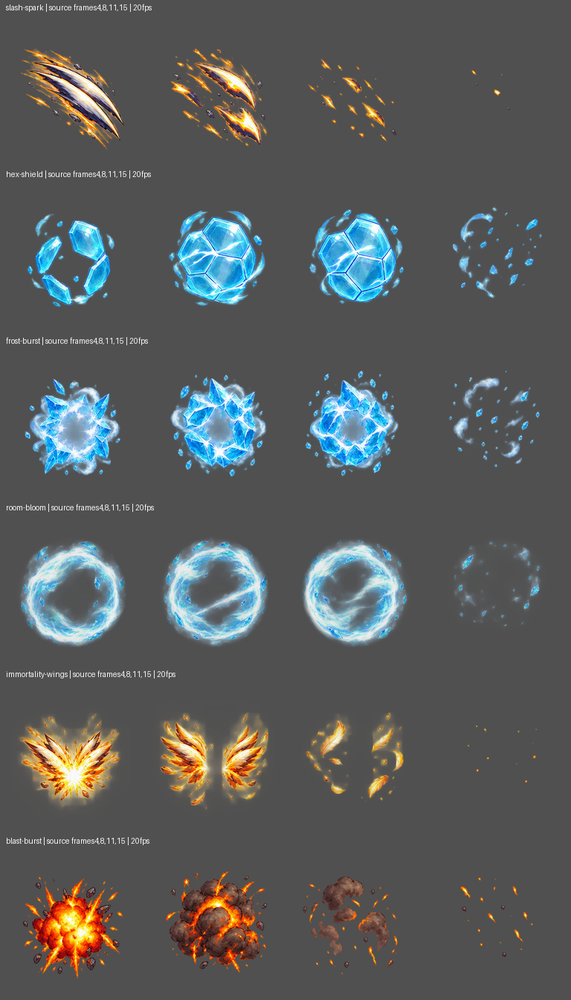
#> input picture tools/anim/painted_proof.png, 571 x 1000 px, shrunk from 768 x 1344 before the run
$ python prepare_asset.py --source ../anim/painted_proof.png --output out.png
#> lines starting #> are read from the running program, lines starting #| are printed output that depends on the picture
#> in main, source is the input picture: PIL image 571x1000 RGB; mean R, G, B 89.8, 93, 93
"""Crop an inspected GLB render and export exactly matching opaque alpha and row spans."""
import argparse
import json
from pathlib import Path
from typing import Any

from PIL import Image, ImageEnhance


def prepare(source: Image.Image, exposure: float = 1.35) -> tuple[Image.Image, dict[str, Any]]:
#> called with exposure = 1.35
    rgba = source.convert('RGBA')
    alpha = rgba.getchannel('A').point(lambda value: 255 if value > 128 else 0)
#> alpha: PIL image 571x1000 L; every value is 255
    bounds = alpha.getbbox()
#> bounds = (0, 0, 571, 1000)
    if bounds is None:
        raise ValueError('Rendered asset is empty after alpha thresholding')
    cropped_alpha = alpha.crop(bounds)
    rgb = ImageEnhance.Brightness(rgba.convert('RGB').crop(bounds)).enhance(exposure)
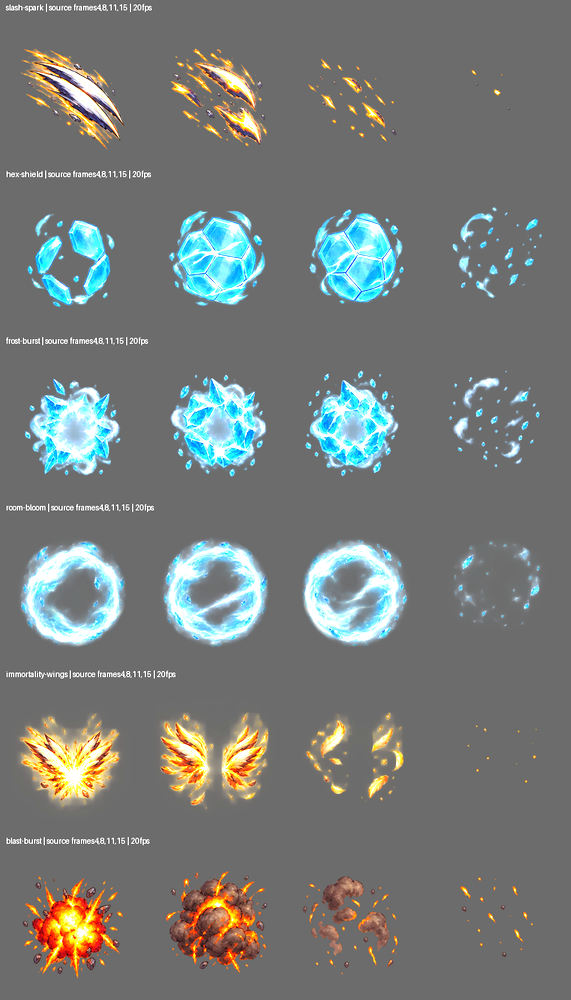
#> rgb: PIL image 571x1000 RGB; mean R, G, B 119.1, 123.3, 121.4
    result = rgb.convert('RGBA')
    result.putalpha(cropped_alpha)
    spans = []
    for y in range(result.height):
        start = None
        for x in range(result.width + 1):
            solid = x < result.width and cropped_alpha.getpixel((x, y)) == 255
            if solid and start is None:
                start = x
            elif not solid and start is not None:
                spans.append({'y': y, 'x0': start, 'x1': x - 1})
                start = None
#> after the loop, spans = 1000 items
    return result, {'width': result.width, 'height': result.height, 'spans': spans}


def main() -> None:
    parser = argparse.ArgumentParser()
    parser.add_argument('--source', required=True)
    parser.add_argument('--output', required=True)
    parser.add_argument('--exposure', type=float, default=1.35)
    args = parser.parse_args()
    if not 0.5 <= args.exposure <= 2.0:
        raise ValueError('Exposure must be between 0.5 and 2.0')
    destination = Path(args.output)
    destination.mkdir(parents=True, exist_ok=False)
    with Image.open(args.source) as source:
        image, occupancy = prepare(source, args.exposure)
#> occupancy = 3 items
    image.save(destination / 'color.png', optimize=True)
    (destination / 'occupancy.json').write_text(json.dumps(occupancy, separators=(',', ':')), encoding='utf8')
    (destination / 'source.json').write_text(json.dumps({
        'render': f'{Path(args.source).parent.name}/{Path(args.source).name}', 'alpha_threshold': 128,
        'exposure': args.exposure, 'additional_apertures': [],
        'note': 'Transparent mesh openings retained; no invisible gameplay holes added.'
    }, indent=2), encoding='utf8')


if __name__ == '__main__':
    main()
